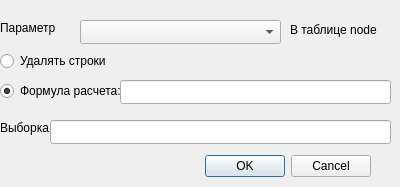
<?xml version="1.0" encoding="UTF-8"?>
<ui version="4.0">
 <class>formgroupcorrection</class>
 <widget class="QDialog" name="formgroupcorrection">
  <property name="geometry">
   <rect>
    <x>0</x>
    <y>0</y>
    <width>400</width>
    <height>187</height>
   </rect>
  </property>
  <property name="windowTitle">
   <string>Dialog</string>
  </property>
  <widget class="QDialogButtonBox" name="buttonBox">
   <property name="geometry">
    <rect>
     <x>30</x>
     <y>150</y>
     <width>341</width>
     <height>32</height>
    </rect>
   </property>
   <property name="orientation">
    <enum>Qt::Orientation::Horizontal</enum>
   </property>
   <property name="standardButtons">
    <set>QDialogButtonBox::StandardButton::Cancel|QDialogButtonBox::StandardButton::Ok</set>
   </property>
  </widget>
  <widget class="QRadioButton" name="radioButton">
   <property name="geometry">
    <rect>
     <x>0</x>
     <y>50</y>
     <width>121</width>
     <height>22</height>
    </rect>
   </property>
   <property name="text">
    <string>Удалять строки</string>
   </property>
  </widget>
  <widget class="QRadioButton" name="radioButton_2">
   <property name="geometry">
    <rect>
     <x>0</x>
     <y>80</y>
     <width>131</width>
     <height>22</height>
    </rect>
   </property>
   <property name="text">
    <string>Формула расчета:</string>
   </property>
   <property name="checked">
    <bool>true</bool>
   </property>
  </widget>
  <widget class="QLineEdit" name="lineEdit_expression">
   <property name="geometry">
    <rect>
     <x>120</x>
     <y>80</y>
     <width>271</width>
     <height>24</height>
    </rect>
   </property>
  </widget>
  <widget class="QLabel" name="label">
   <property name="geometry">
    <rect>
     <x>0</x>
     <y>120</y>
     <width>49</width>
     <height>16</height>
    </rect>
   </property>
   <property name="text">
    <string>Выборка</string>
   </property>
  </widget>
  <widget class="QLineEdit" name="lineEdit_selection">
   <property name="geometry">
    <rect>
     <x>50</x>
     <y>120</y>
     <width>341</width>
     <height>24</height>
    </rect>
   </property>
  </widget>
  <widget class="QLabel" name="label_2">
   <property name="geometry">
    <rect>
     <x>0</x>
     <y>20</y>
     <width>61</width>
     <height>16</height>
    </rect>
   </property>
   <property name="text">
    <string>Параметр</string>
   </property>
  </widget>
  <widget class="QComboBox" name="comboBox">
   <property name="geometry">
    <rect>
     <x>80</x>
     <y>20</y>
     <width>201</width>
     <height>24</height>
    </rect>
   </property>
  </widget>
  <widget class="QLabel" name="label_3">
   <property name="geometry">
    <rect>
     <x>290</x>
     <y>20</y>
     <width>101</width>
     <height>20</height>
    </rect>
   </property>
   <property name="text">
    <string>В таблице node</string>
   </property>
  </widget>
 </widget>
 <resources/>
 <connections>
  <connection>
   <sender>buttonBox</sender>
   <signal>accepted()</signal>
   <receiver>formgroupcorrection</receiver>
   <slot>accept()</slot>
   <hints>
    <hint type="sourcelabel">
     <x>248</x>
     <y>254</y>
    </hint>
    <hint type="destinationlabel">
     <x>157</x>
     <y>274</y>
    </hint>
   </hints>
  </connection>
  <connection>
   <sender>buttonBox</sender>
   <signal>rejected()</signal>
   <receiver>formgroupcorrection</receiver>
   <slot>reject()</slot>
   <hints>
    <hint type="sourcelabel">
     <x>316</x>
     <y>260</y>
    </hint>
    <hint type="destinationlabel">
     <x>286</x>
     <y>274</y>
    </hint>
   </hints>
  </connection>
 </connections>
</ui>
